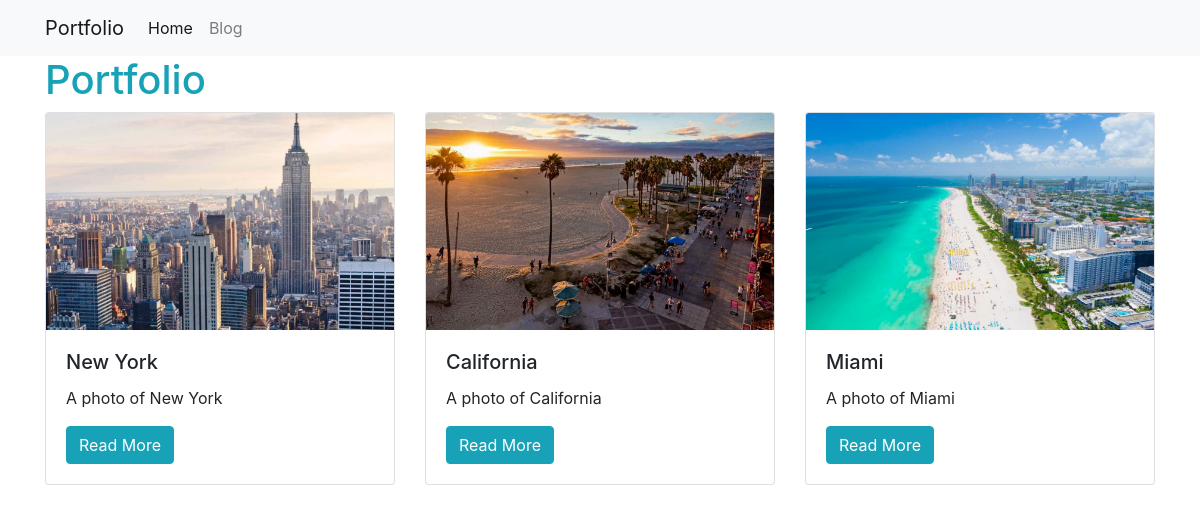
The page / on the database its author committed.
### portfolios/models.py (models this page shows)
class Portfolio(models.Model):
  title = models.CharField(max_length=100)
  description = models.TextField()
  date = models.CharField(max_length=20)
  camera = models.CharField(max_length=20)
  photo_editor = models.TextField()
  photographer = models.CharField(max_length=20)
  contact = models.TextField()
  image = models.FilePathField(path="static/img")

### portfolios/views.py (the view)
# urls.py: path("", views.portfolio_index, name="portfolio_index"),
def portfolio_index(request):
    portfolios = Portfolio.objects.all()
    context = {'portfolios': portfolios}
    return render(request, 'portfolio_index.html', context)

### portfolios/templates/portfolio_index.html
{% extends "base.html" %}
{% load static %}
{% block page_content %}
<h1 class="text-info">Portfolio</h1>
<div class="row">
{% for portfolio in portfolios %}
   <div class="col-md-4">
       <div class="card mb-2">
           <img class="card-img-top" src="{% static portfolio.image %}">
           <div class="card-body">
               <h5 class="card-title">{{ portfolio.title }}</h5>
               <p class="card-text">{{ portfolio.description }}</p>
               <a class="btn btn-info" href="{% url 'portfolio_detail' portfolio.pk %}">Read More</a>
           </div>
       </div>
   </div>
   {% endfor %}
</div>
{% endblock %}

### personal_portfolio/templates/base.html (shortened to what this page needs)
<link rel="stylesheet" href="https://stackpath.bootstrapcdn.com/bootstrap/4.1.3/css/bootstrap.min.css">
<nav class="navbar navbar-expand-lg navbar-light bg-light">
    <div class="container">
        <a class="navbar-brand" href="{% url 'portfolio_index' %}">Portfolio</a>
        <div class="collapse navbar-collapse" id="navbarSupportedContent">
          <ul class="navbar-nav mr-auto">
            <li class="nav-item active">
              <a class="nav-link" href="{% url 'portfolio_index' %}">Home</a>
            </li>
            <li class="nav-item">
              <a class="nav-link" href="{% url 'blog_index' %}">Blog</a>
            </li>
          </ul>
        </div>
    </div>
</nav>
<div class="container">
    {% block page_content %}{% endblock %}
</div>

### rows shown on the page
Portfolio: image (picture), title "New York", description "A photo of New York"
Portfolio: image (picture), title "California", description "A photo of California"
Portfolio: image (picture), title "Miami", description "A photo of Miami"
